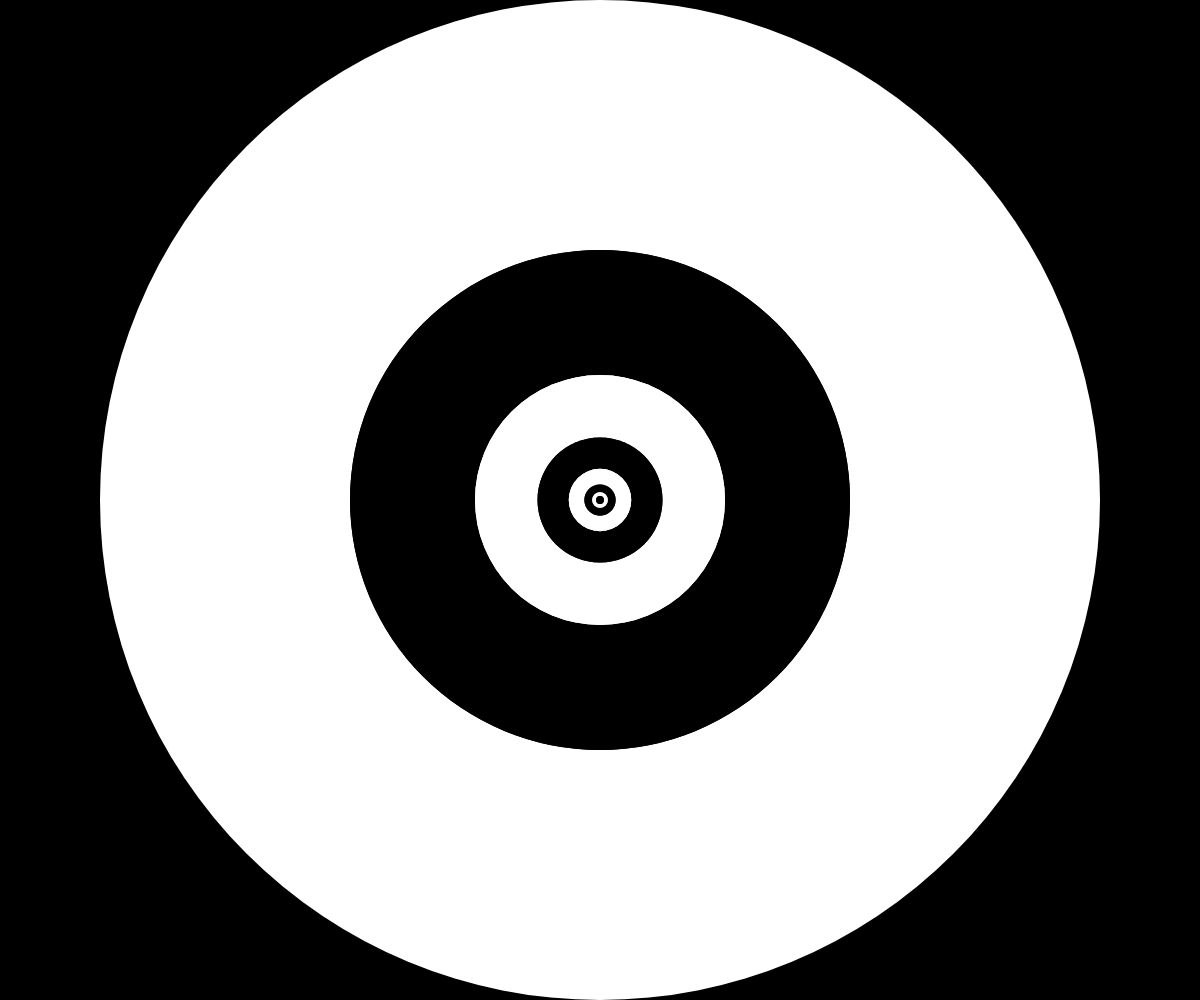
Frame 1 (no input)
Frame 60 (no input): identical to frame 1, image omitted
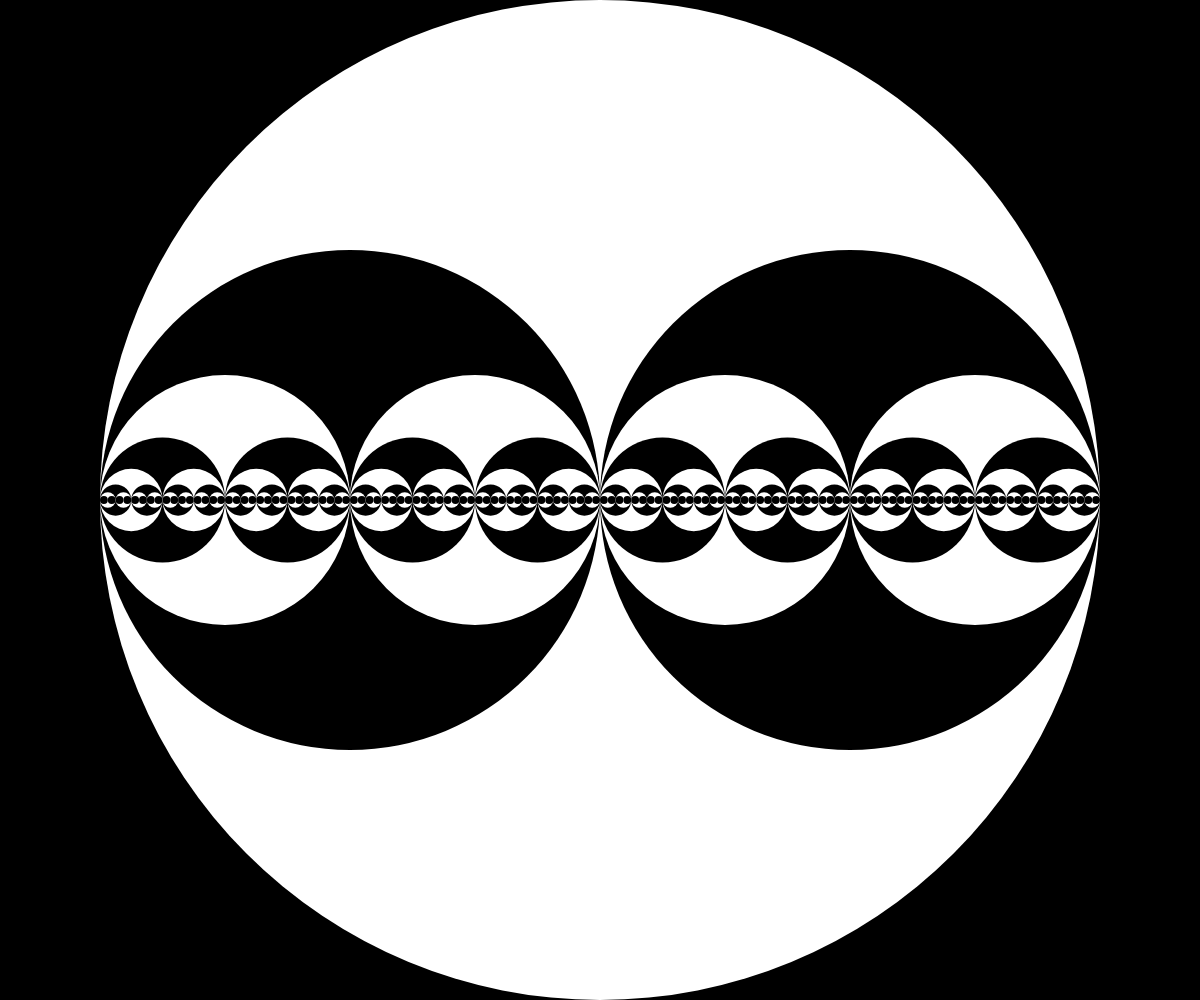
Frame 120 (the mouse pressed at the canvas centre since frame 60)

The p5.js sketch that drew these frames (run headless with seeded random() and noise() and a simulated clock; from frame 60 on, the mouse is pressed at the canvas centre):

// p5.js sketch
// ── sketch.js
// Project Title
// Your Name
// Date
//
// Extra for Experts:
// - describe what you did to take this project "above and beyond"

let cutoff = 10;

function setup() {
  createCanvas(windowWidth, windowHeight);
  noStroke();
}

function draw() {
  background(0);

  recursiveCircle(width/2, min(width, height), 1, mouseX/width/2);
}

function recursiveCircle(x, diameter, col, scale) {
  fill(col * 255);
  circle(x, height/2, diameter);
  if (diameter < cutoff) {
    return;
  }
  recursiveCircle(x - scale * diameter, diameter/2, !col, scale);
  recursiveCircle(x + scale * diameter, diameter/2, !col, scale);
}
